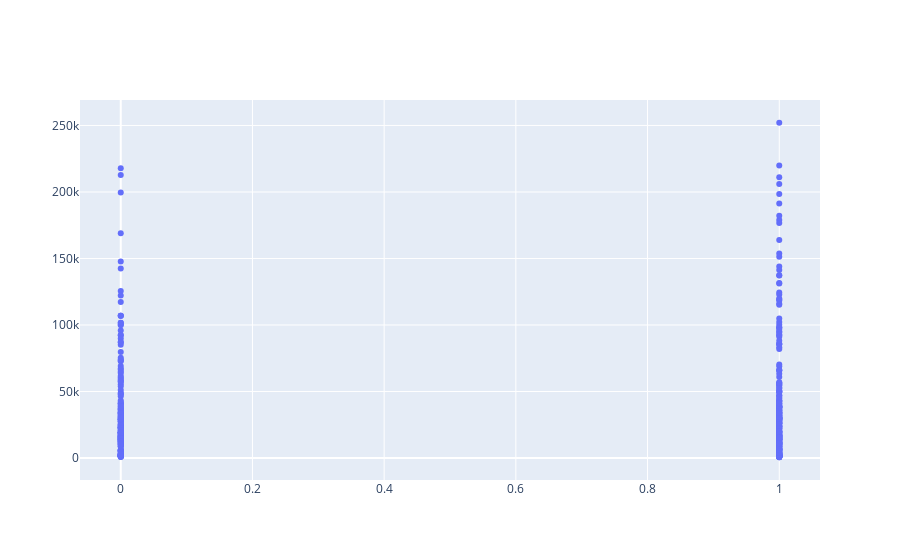

Notebook cell for this chart:
### Code cell
import plotly.express as px
import plotly.graph_objects as go

# fig, ax = plt.subplots()
# ax.set(title='earnings vs target (awards)', ylabel='earnings', xlabel='awards_proxy')
# plt.plot(ethusd['Date'], ethusd['Close'], alpha=.9);
# plt.plot(ethusd['Date'], ethusd['Close'], alpha=.9);
# plt.plot(ethusd['Date'], ethusd['Close'], alpha=.9);
# plt.savefig('img_6_earnings_against_target.png')

# date = btcusd['Date']
# data = btcusd['Close']

# # df = px.data.gapminder().query("country=='Canada'")

# data = {'date': date, 'data':data}

# df = pd.DataFrame(data)

Date_fstd = AggData['Date_fstd']
BTC = AggData['price_BTC_lstd']
UpORDwn = AggData['upORdwn']
vol = AggData['rol_Volume ETH_fstd']

# fig = px.line(AggData, x="Date_fstd", y="price_BTC_lstd", title='crypto data')


fig = go.Figure()

# fig.add_trace(go.Scatter(x=Date_fstd, y=BTC,
#                     mode='lines',
#                     name='BTC'))

# fig.add_trace(go.Scatter(x=Date_fstd, y=ETH,
#                     mode='lines',
#                     name='ETH'))
# fig.add_trace(go.Scatter(x=Date_fstd, y=LTC,
#                     mode='lines',
#                     name='LTC'))
fig.add_trace(go.Scatter(x=UpORDwn, y=vol,
                    mode='markers', name=''))

fig.show()

### Figure 1 — Plotly figure (JSON) as saved in the notebook; plotly's stock layout.template omitted (floating-point values rounded to 4 significant figures; data arrays with more than 128 entries replaced by an {"elided": "..."} marker saying what was removed)
{"data": [{"mode": "markers", "name": "markers", "type": "scatter", "x": {"elided": "484 int values"}, "y": {"elided": "484 float values"}}], "layout": {}}
